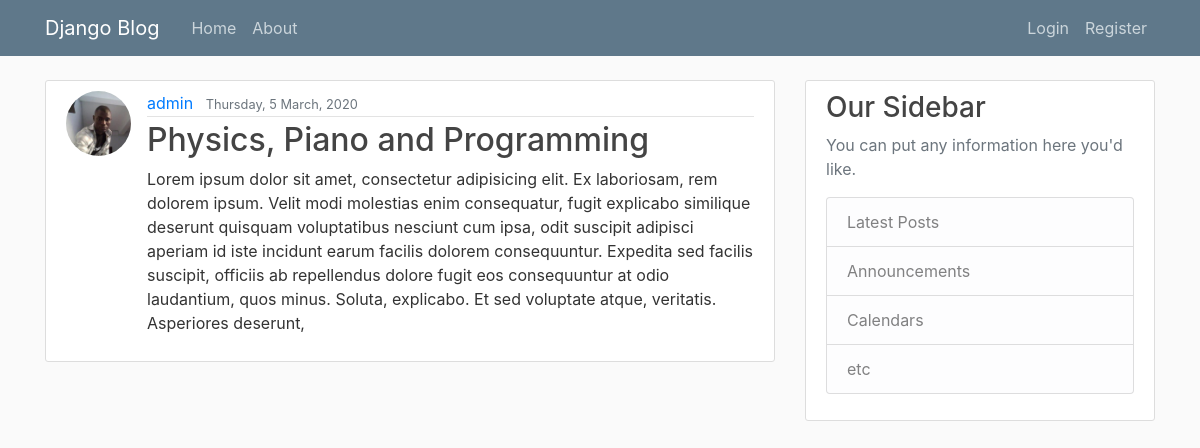
The page /post/30/ on the database its author committed.
### blog/models.py (models this page shows, shortened)
class Post(models.Model):
	title = models.CharField(max_length=100)
	content = models.TextField()
	date_posted = models.DateTimeField(default=timezone.now)
	author = models.ForeignKey(User, on_delete=models.CASCADE)

### users/models.py (models this page shows, shortened)
class Profile(models.Model):
	user = models.OneToOneField(User, on_delete=models.CASCADE)
	image = models.ImageField(default='default.jpg', upload_to='profile_pics')

### blog/views.py (the view)
# urls.py: path('post/<int:pk>/', PostDetailView.as_view(), name="post-detail"),
class PostDetailView(DetailView):
	model = Post

### blog/templates/blog/post_detail.html (shortened to what this page needs)
{% extends 'blog/base.html' %}
{% block content %}
	<article class="media content-section">
		<img class="rounded-circle article-img" src="{{ object.author.profile.image.url }}" alt="">
	  	<div class="media-body">
		    <div class="article-metadata">
		      <a class="mr-2" href="{% url 'user-posts' object.author.username %}">{{ object.author }}</a>
		      <small class="text-muted">{{ object.date_posted| date:"l, j F, Y" }}</small>
		    </div>
		    <h2 class="article-title">{{ object.title }}</a></h2>
		    <p class="article-content">{{ object.content }}</p>
	  	</div>
	</article>
{% endblock %}

### blog/static/blog/main.css (style rules this page uses)
body { background: #fafafa; color: #333333; margin-top: 5rem; }
h1, h2, h3, h4, h5, h6 { color: #444444; }
.content-section { background: #ffffff; padding: 10px 20px; border: 1px solid #dddddd; border-radius: 3px; margin-bottom: 20px; }
.article-title { color: #444444; }
.article-content { white-space: pre-line; }
.article-img { height: 65px; width: 65px; margin-right: 16px; }
.article-metadata { padding-bottom: 1px; margin-bottom: 4px; border-bottom: 1px solid #e3e3e3 }

### rows shown on the page
Post: author.profile.image (picture), author "admin", date_posted "Thursday, 5 March, 2020", title "Physics, Piano and Programming", content "Lorem ipsum dolor sit amet, consectetur adipisicing elit. Ex laboriosam, rem dolorem ipsum. Velit modi molestias enim consequatur, fugit explicabo similique deserunt quisquam voluptatibus nesciunt cum ipsa, odit suscipit adipisci aperiam id iste incidunt earum facilis dolorem consequuntur. Expedita sed facilis suscipit, officiis ab repellendus dolore fugit eos consequuntur at odio laudantium, quos minus. Soluta, explicabo. Et sed voluptate atque, veritatis. Asperiores deserunt,"
